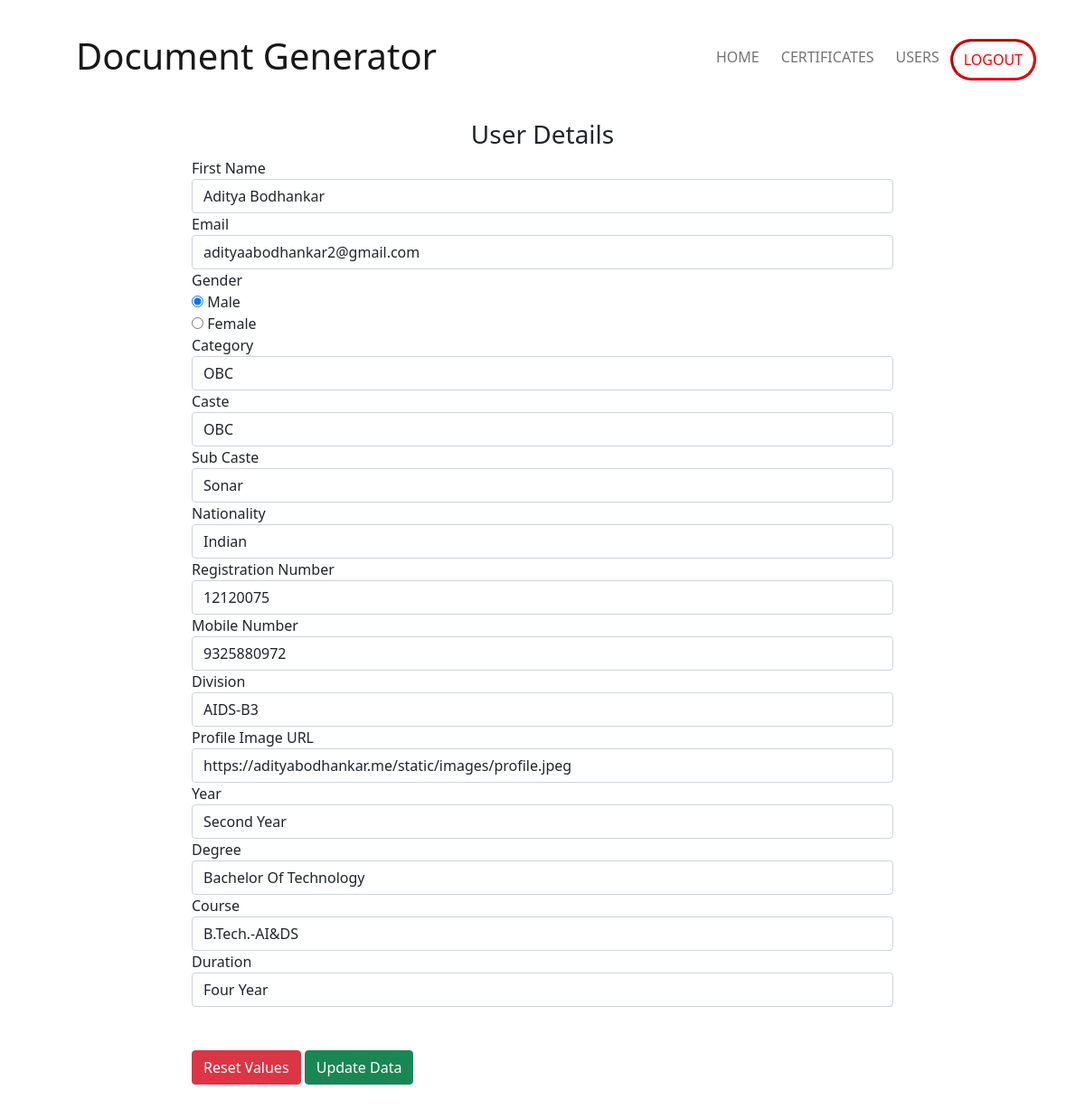
Screenshot of /details?id=6 with the database file from the repository.
### main/models.py (models this page shows)
class UserModel(models.Model):
    id = models.AutoField(primary_key=True)
    uid = models.CharField(max_length=100)
    name = models.CharField(max_length=100)
    email = models.CharField(max_length=100)
    gender = models.CharField(max_length=20)
    category = models.CharField(max_length=20)
    caste = models.CharField(max_length=30)
    sub_caste = models.CharField(max_length=30)
    nationality = models.CharField(max_length=100)
    regNo = models.CharField(max_length=100)
    mobile = models.CharField(max_length=100)
    div = models.CharField(max_length=20)
    profile = models.CharField(max_length=200)
    year = models.CharField(max_length=100)
    degree = models.CharField(max_length=100)
    course = models.CharField(max_length=100)
    duration = models.CharField(max_length=100)

### main/views.py (the view, shortened to what this page needs)
# urls.py: path('details', views.details),
def details(request):
    user_details = UserModel.objects.get(id=request.GET["id"])
    return render(request, 'details.html', {'user': user_details})

### templates/details.html (shortened to what this page needs)
<!DOCTYPE html>
<html lang="en">
<head>
    <link href="https://cdn.jsdelivr.net/npm/bootstrap@5.1.3/dist/css/bootstrap.min.css" rel="stylesheet"
>
</head>
<body>
    <div class="container">
        <nav class="navbar navbar-expand-lg navbar-light">
            <div class="container-fluid">
                <a class="navbar-brand" href="./#" style="padding: 30px;">
                    <h3 class="display-6">Document Generator</h3>
                </a>
                <div class="collapse navbar-collapse" id="navbarNav">
                    <ul class="navbar-nav ms-auto ">
                        <li class="nav-item">
                            <a class="nav-link" href="./#">HOME</a>
                        </li>
                        <li class="nav-item">
                            <a class="nav-link" href="./#requests">CERTIFICATES</a>
                        </li>
                        <li class="nav-item">
                            <a class="nav-link" href="./users">USERS</a>
                        </li>
                        <li class="nav-item">
                            <a class="nav-link" href="./logout" id="nav-login-btn">
                                LOGOUT
                            </a>
                        </li>
                    </ul>
                </div>
            </div>
        </nav>
    </div>
    <div class="container" style="max-width: 800px;">
        <center>
            <h3>
                User Details
            </h3>
        </center>
        <form action="#" method="post">
            <div class="form-group">
                <label for="name">First Name</label>
                <input type="text" required name="name" id="name" class="form-control" value="{{ user.name }}">
            </div>
            <div class="form-group">
                <label for="email">Email</label>
                <input type="email" required name="email" id="email" class="form-control" value="{{ user.email }}">
            </div>
            <div class="form-grou">
                <label for="gender">Gender</label> <br>
                <input type="radio" required name="gender" value="Male" id="male" class="from-control" {% if user.gender == "Male" %}checked{% endif %}>
                <label for="male">Male</label> <br>
                <input type="radio" required name="gender" value="Female" id="female" class="from-control" {% if user.gender == "Female" %}checked{% endif %}>
                <label for="female">Female</label> <br>
            </div>
            <div class="form-group">
                <label for="category">Category</label>
                <input type="text" required name="category" id="category" class="form-control" value="{{ user.category }}">
            </div>
            <div class="form-group">
                <label for="caste">Caste</label>
                <input type="text" required name="caste" id="caste" class="form-control" value="{{ user.caste }}">
            </div>
            <div class="form-group">
                <label for="sub_caste">Sub Caste</label>
                <input type="text" required name="sub_caste" id="sub_caste" class="form-control" value="{{ user.sub_caste }}">
            </div>
            <div class="form-group">
                <label for="nationality">Nationality</label>
                <input type="text" required name="nationality" id="nationality" class="form-control" value="{{ user.nationality }}">
            </div>
            <div class="form-group">
                <label for="regNo">Registration Number</label>
                <input type="text" required name="regNo" id="regNo" class="form-control" value="{{ user.regNo }}">
            </div>
            <div class="form-group">
                <label for="mobile">Mobile Number</label>
                <input type="tel" required name="mobile" id="mobile" class="form-control" value="{{ user.mobile }}">
            </div>
            <div class="form-group">
                <label for="division">Division</label>
                <input type="text" required name="division" id="division" class="form-control" value="{{ user.div }}">
            </div>
            <div class="form-group">
                <label for="profile">Profile Image URL</label>
                <input type="url" required name="profile" id="profile" class="form-control" value="{{ user.profile }}">
            </div>
            <div class="form-group">
                <label for="year">
                    Year
                </label>
                <select required name="year" id="year" class="form-control">
                    <option value="Second Year" {% if user.year == "Second Year" %}selected{% endif %}>Second Year</option>
                </select>
            </div>
            <div class="form-group">
                <label for="degree">Degree</label>
                <input type="text" required name="degree" id="degree" class="form-control" value="{{ user.degree }}">
            </div>
            <div class="form-group">
                <label for="course">Course</label>
                <input type="text" required name="course" id="course" class="form-control" value="{{ user.course }}">
            </div>
            <div class="form-group">
                <label for="duration">Duration</label>
                <select required name="duration" id="duration" class="form-control">
                    <option value="Four Year" {% if user.duration == "Four Year" %}selected{% endif %}>Four Year</option>
                </select>
            </div>
            <br><br>
            <div class="form-group">
                <a href="./details?id={{ user.id }}" class="btn btn-danger">Reset Values</a>
                <input type="submit" value="Update Data" class="btn btn-success">
            </div>
            <br><br>
        </form>
    </div>
</body>
</html>

### templates/details.html (style rules this page uses)
.nav-link { padding-left: 12px !important; padding-right: 12px !important; --border-color: purple; --border-width: 3px; --bottom-distance: 0px; display: inline-block; background-image: linear-gradient(var(--border-color), var(--border-color)); background-size: 0 var(--border-width); background-repeat: no-repeat; transition: background-size 0.3s; margin: 5px 0; background-position: 50% calc(100% - var(--bottom-distance)); }
#nav-login-btn { border-radius: 100px; border: ridge red; color: red; background: white; padding-left: 20px; padding-right: 20px; }

### rows the page displays
UserModel: name "Aditya Bodhankar", email "adityaabodhankar2@gmail.com", gender "☑ Male", gender "☐ Female", category "OBC", caste "OBC", sub_caste "Sonar", nationality "Indian", regNo "12120075", mobile "9325880972", division "AIDS-B3", profile "https://adityabodhankar.me/static/images/profile.jpeg", year "Second Year", degree "Bachelor Of Technology", course "B.Tech.-AI&DS", duration "Four Year"
